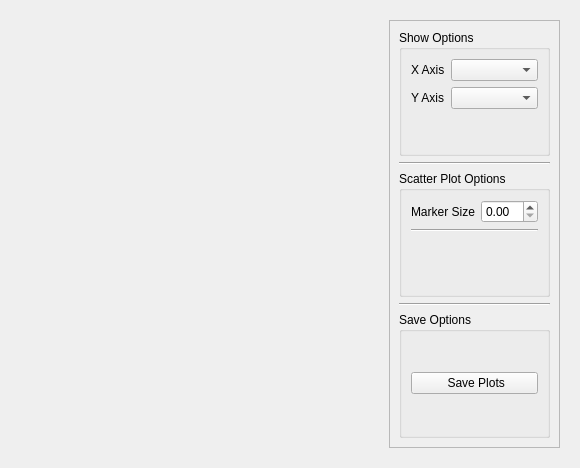
<?xml version="1.0" encoding="UTF-8"?>
<ui version="4.0">
 <class>GeometryGeometryScatterPlotsWidget</class>
 <widget class="QWidget" name="GeometryGeometryScatterPlotsWidget">
  <property name="geometry">
   <rect>
    <x>0</x>
    <y>0</y>
    <width>580</width>
    <height>468</height>
   </rect>
  </property>
  <property name="windowTitle">
   <string>Form</string>
  </property>
  <layout class="QGridLayout" name="gridLayout_3">
   <item row="0" column="0">
    <widget class="QStackedWidget" name="stackedWidget">
     <property name="currentIndex">
      <number>0</number>
     </property>
     <widget class="QWidget" name="page"/>
     <widget class="QWidget" name="page_2"/>
    </widget>
   </item>
   <item row="0" column="1">
    <widget class="QWidget" name="settingsWidget" native="true">
     <layout class="QGridLayout" name="gridLayout">
      <item row="0" column="0">
       <widget class="QFrame" name="frame">
        <property name="frameShape">
         <enum>QFrame::Shape::StyledPanel</enum>
        </property>
        <property name="frameShadow">
         <enum>QFrame::Shadow::Raised</enum>
        </property>
        <layout class="QGridLayout" name="gridLayout_4">
         <item row="4" column="0">
          <widget class="QGroupBox" name="groupBox_3">
           <property name="title">
            <string>Save Options</string>
           </property>
           <layout class="QGridLayout" name="gridLayout_2">
            <item row="0" column="0">
             <widget class="QPushButton" name="save_btn">
              <property name="enabled">
               <bool>true</bool>
              </property>
              <property name="text">
               <string> Save Plots</string>
              </property>
              <property name="icon">
               <iconset resource="images.qrc">
                <normaloff>:/icons/img/image_icon.png</normaloff>:/icons/img/image_icon.png</iconset>
              </property>
             </widget>
            </item>
           </layout>
          </widget>
         </item>
         <item row="0" column="0">
          <widget class="QGroupBox" name="groupBox">
           <property name="title">
            <string>Show Options</string>
           </property>
           <layout class="QFormLayout" name="formLayout_2">
            <item row="0" column="0">
             <widget class="QLabel" name="x_axis_label">
              <property name="text">
               <string>X Axis</string>
              </property>
             </widget>
            </item>
            <item row="0" column="1">
             <widget class="QComboBox" name="x_axis_cb"/>
            </item>
            <item row="1" column="0">
             <widget class="QLabel" name="y_axis_label">
              <property name="text">
               <string>Y Axis</string>
              </property>
             </widget>
            </item>
            <item row="1" column="1">
             <widget class="QComboBox" name="y_axis_cb"/>
            </item>
           </layout>
          </widget>
         </item>
         <item row="1" column="0">
          <widget class="Line" name="line">
           <property name="orientation">
            <enum>Qt::Orientation::Horizontal</enum>
           </property>
          </widget>
         </item>
         <item row="2" column="0">
          <widget class="QGroupBox" name="groupBox_2">
           <property name="title">
            <string>Scatter Plot Options</string>
           </property>
           <layout class="QGridLayout" name="gridLayout_5">
            <item row="2" column="0" colspan="2">
             <widget class="QWidget" name="marker_settings_widget" native="true"/>
            </item>
            <item row="1" column="0" colspan="2">
             <widget class="Line" name="line_3">
              <property name="orientation">
               <enum>Qt::Orientation::Horizontal</enum>
              </property>
             </widget>
            </item>
            <item row="0" column="1">
             <widget class="QDoubleSpinBox" name="marker_size_dsb"/>
            </item>
            <item row="0" column="0">
             <widget class="QLabel" name="label">
              <property name="text">
               <string>Marker Size</string>
              </property>
             </widget>
            </item>
           </layout>
          </widget>
         </item>
         <item row="3" column="0">
          <widget class="Line" name="line_2">
           <property name="orientation">
            <enum>Qt::Orientation::Horizontal</enum>
           </property>
          </widget>
         </item>
        </layout>
       </widget>
      </item>
     </layout>
    </widget>
   </item>
  </layout>
 </widget>
 <resources>
  <include location="images.qrc"/>
 </resources>
 <connections/>
</ui>
